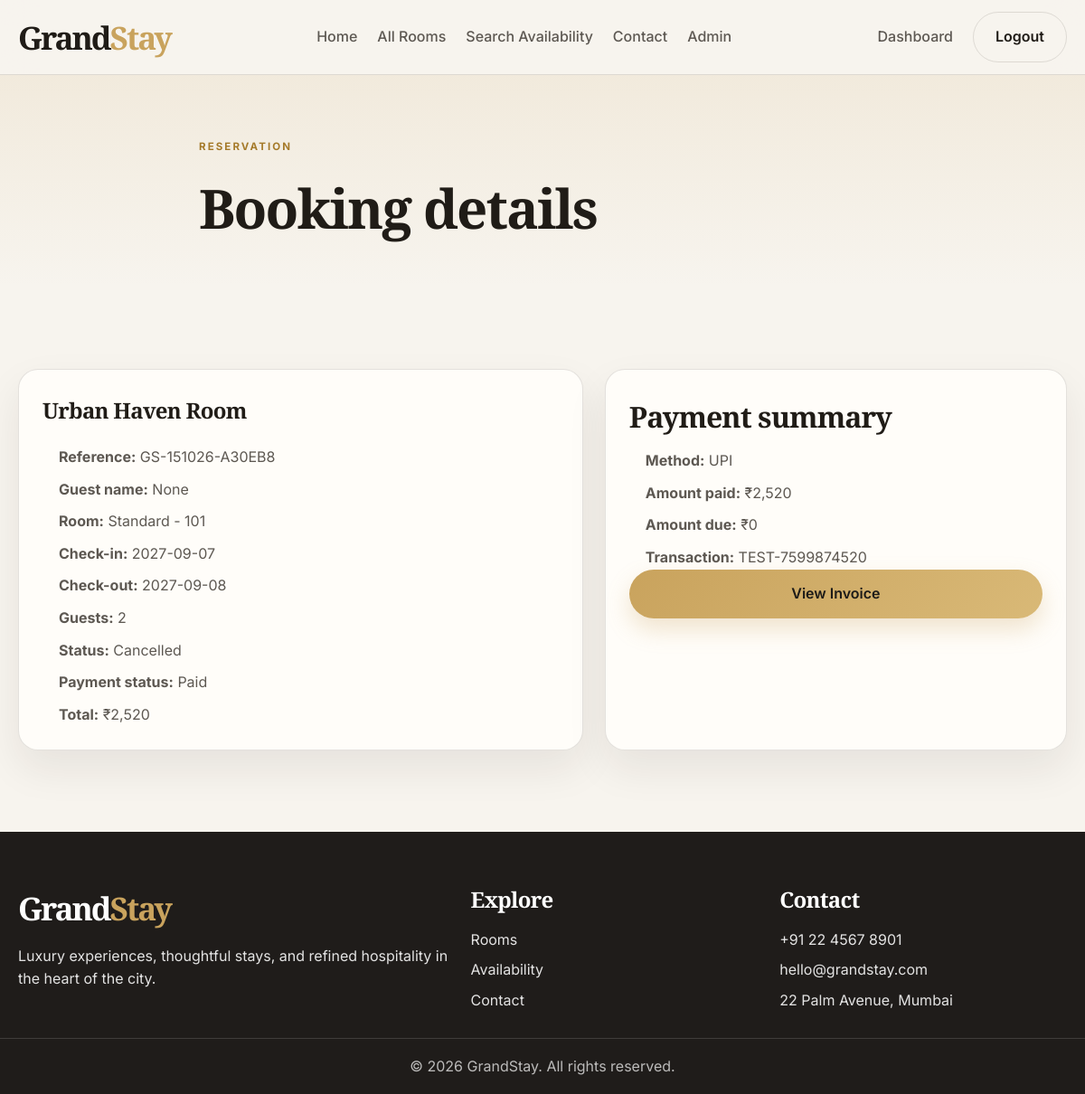
The app's page /booking/1 (signed in) with its own data.
### tables this page shows
CREATE TABLE rooms (
            id INTEGER PRIMARY KEY AUTOINCREMENT,
            room_number INTEGER NOT NULL,
            room_type TEXT NOT NULL,
            title TEXT NOT NULL,
            description TEXT NOT NULL,
            price_per_night REAL NOT NULL,
            max_guests INTEGER NOT NULL,
            bed_type TEXT,
            room_size TEXT,
            floor INTEGER,
            amenities TEXT,
            image_url TEXT,
            rating REAL DEFAULT 4.5,
            housekeeping_status TEXT DEFAULT 'Clean',
            maintenance_status TEXT DEFAULT 'Good',
            is_active INTEGER DEFAULT 1
        );

CREATE TABLE bookings (
            id INTEGER PRIMARY KEY AUTOINCREMENT,
            booking_reference TEXT NOT NULL UNIQUE,
            user_id INTEGER NOT NULL,
            room_id INTEGER NOT NULL,
            check_in TEXT NOT NULL,
            check_out TEXT NOT NULL,
            guests INTEGER NOT NULL,
            nights INTEGER NOT NULL,
            room_rate REAL NOT NULL,
            subtotal REAL NOT NULL,
            discount REAL DEFAULT 0,
            taxes REAL DEFAULT 0,
            total_amount REAL NOT NULL,
            coupon_code TEXT,
            status TEXT NOT NULL,
            payment_status TEXT NOT NULL,
            created_at TEXT DEFAULT CURRENT_TIMESTAMP,
            notes TEXT,
            cancellation_reason TEXT
        , guest_name TEXT);

CREATE TABLE payments (
            id INTEGER PRIMARY KEY AUTOINCREMENT,
            booking_id INTEGER NOT NULL,
            payment_method TEXT NOT NULL,
            amount_due REAL NOT NULL,
            amount_paid REAL NOT NULL,
            payment_status TEXT NOT NULL,
            transaction_reference TEXT,
            payment_timestamp TEXT DEFAULT CURRENT_TIMESTAMP,
            refund_status TEXT DEFAULT 'N/A',
            notes TEXT
        , proof_image TEXT);

### app.py (the view)
    def wrapper(*args, **kwargs):
        if not session.get("user_id"):
            flash("Please log in to continue.", "error")
            return redirect(url_for("login"))
        return view_func(*args, **kwargs)

### app.py (called while the page is built)
def get_db():
    if "db" not in g:
        conn = sqlite3.connect(DB_PATH)
        conn.row_factory = sqlite3.Row
        g.db = conn
    return g.db

def query_db(query, params=(), one=False):
    rows = get_db().execute(query, params).fetchall()
    if one:
        return dict(rows[0]) if rows else None
    return [dict(row) for row in rows]

def get_logged_user():
    user_id = session.get("user_id")
    if not user_id:
        return None
    return query_db("SELECT * FROM users WHERE id = ?", (user_id,), one=True)

@app.context_processor
def inject_user():
    return {"current_user": get_logged_user()}

def login_required(view_func):
    def wrapper(*args, **kwargs):
        if not session.get("user_id"):
            flash("Please log in to continue.", "error")
            return redirect(url_for("login"))
        return view_func(*args, **kwargs)
    wrapper.__name__ = view_func.__name__
    return wrapper

@app.route("/booking/<int:booking_id>")
@login_required
def booking_detail(booking_id):
    booking = query_db(
        "SELECT b.*, COALESCE(NULLIF(b.guest_name, ''), u.name) AS guest_name, r.title, r.room_number, r.room_type FROM bookings b JOIN rooms r ON r.id = b.room_id JOIN users u ON u.id = b.user_id WHERE b.id = ? AND b.user_id = ?",
        (booking_id, get_logged_user()["id"]),
        one=True,
    )
    if not booking:
        flash("Booking not found.", "error")
        return redirect(url_for("my_bookings"))
    payment = query_db("SELECT * FROM payments WHERE booking_id = ?", (booking_id,), one=True)
    return render_template("booking_detail.html", booking=booking, payment=payment)

### templates/booking_detail.html (shortened to what this page needs)
{% extends 'base.html' %}
{% block content %}
<section class="inner-banner">
    <div class="container small-container">
        <p class="eyebrow">Reservation</p>
        <h1>Booking details</h1>
    </div>
</section>
<section class="section">
    <div class="container detail-wrapper">
        <div class="detail-panel large-panel">
            <h2>{{ booking.title }}</h2>
            <ul class="compact-list">
                <li><strong>Reference:</strong> {{ booking.booking_reference }}</li>
                <li><strong>Guest name:</strong> {{ booking.guest_name }}</li>
                <li><strong>Room:</strong> {{ booking.room_type }} - {{ booking.room_number }}</li>
                <li><strong>Check-in:</strong> {{ booking.check_in }}</li>
                <li><strong>Check-out:</strong> {{ booking.check_out }}</li>
                <li><strong>Guests:</strong> {{ booking.guests }}</li>
                <li><strong>Status:</strong> {{ booking.status }}</li>
                <li><strong>Payment status:</strong> {{ booking.payment_status }}</li>
                <li><strong>Total:</strong> ₹{{ '{:,.0f}'.format(booking.total_amount) }}</li>
            </ul>
        </div>
        <div class="detail-panel">
            <h3>Payment summary</h3>
            <ul class="compact-list">
                <li><strong>Method:</strong> {{ payment.payment_method if payment else 'N/A' }}</li>
                <li><strong>Amount paid:</strong> ₹{{ '{:,.0f}'.format(payment.amount_paid if payment else 0) }}</li>
                <li><strong>Amount due:</strong> ₹{{ '{:,.0f}'.format(payment.amount_due if payment else 0) }}</li>
                <li><strong>Transaction:</strong> {{ payment.transaction_reference if payment else 'N/A' }}</li>
            </ul>
            <a href="{{ url_for('invoice', booking_id=booking.id) }}" class="btn btn-primary full-width">View Invoice</a>
        </div>
    </div>
</section>
{% endblock %}

### static/css/style.css (style rules this page uses)
* { box-sizing: border-box; }
:root { --bg: #f7f4ee; --panel: #fffdf9; --panel-alt: #f3efe7; --text: #201c17; --muted: #5d5852; --gold: #c9a35d; --gold-deep: #a57a2a; --dark: #1d1b18; --border: rgba(32, 28, 23, 0.12); --success: #1d7a4d; --error: #b64545; --shadow: 0 20px 45px rgba(32, 28, 23, 0.08); }
html { scroll-behavior: smooth; }
body { margin: 0; font-family: 'Inter', sans-serif; background: var(--bg); color: var(--text); line-height: 1.6; }
a { text-decoration: none; color: inherit; }
p, h1, h2, h3, h4 { margin-top: 0; }
h1, h2, h3, h4, .brand { font-family: 'Cormorant Garamond', serif; font-weight: 700; letter-spacing: -0.03em; }
.container { width: min(1180px, calc(100% - 40px)); margin: 0 auto; }
.small-container { width: min(760px, calc(100% - 40px)); margin: 0 auto; }
.eyebrow { text-transform: uppercase; letter-spacing: 0.18em; font-size: 0.72rem; color: var(--gold-deep); font-weight: 700; margin-bottom: 0.65rem; }
.btn { display: inline-flex; align-items: center; justify-content: center; border: none; border-radius: 999px; padding: 0.9rem 1.5rem; font-weight: 600; cursor: pointer; transition: transform 0.2s ease, box-shadow 0.2s ease, background 0.2s ease; }
.btn-primary { background: linear-gradient(135deg, var(--gold), #d9b977); color: #1d1b18; box-shadow: 0 12px 26px rgba(201, 163, 93, 0.28); }
.full-width { width: 100%; }
.section { padding: 90px 0; }
.intro, .inner-banner { padding-top: 70px; padding-bottom: 24px; }
.room-card, .feature-item, .reason-card, .testimonial-card, .info-card, .detail-panel, .stat-card, .auth-panel, .booking-card-form, .summary-box, .invoice-box, .empty-state { background: var(--panel); border: 1px solid var(--border); border-radius: 22px; box-shadow: var(--shadow); }
.room-body h3, .detail-panel h3, .summary-box h3, .info-card h3, .booking-row h3 { font-size: 2rem; margin-bottom: 0.7rem; }
.room-body p, .reason-card p, .feature-item p, .testimonial-card p, .review-item p, .contact-layout p, .compact-list li, .auth-panel p, .detail-panel p, .booking-row p { color: var(--muted); }
.feature-item, .reason-card, .testimonial-card, .info-card, .detail-panel, .stat-card, .auth-panel, .summary-box, .invoice-box, .empty-state { padding: 26px; }
.inner-banner { background: linear-gradient(180deg, rgba(201, 163, 93, 0.12), rgba(247, 244, 238, 0)); padding-bottom: 40px; }
.inner-banner h1 { font-size: clamp(2.8rem, 5vw, 4.3rem); margin: 0; }
.room-spec-grid, .contact-layout, .review-layout, .payment-layout, .detail-wrapper { display: grid; grid-template-columns: 1.1fr 0.9fr; gap: 24px; }
.check-list, .compact-list { list-style: none; padding: 0; margin: 0; display: grid; gap: 10px; }
.check-list li, .compact-list li { position: relative; padding-left: 18px; }
.booking-card-form, .detail-panel { width: 100%; }

### records on screen
rooms: title "Urban Haven Room", room_type "Standard", room_number "101"
bookings: booking_reference "GS-151026-A30EB8", check_in "2027-09-07", check_out "2027-09-08", guests "2", status "Cancelled", payment_status "Paid", total_amount "2,520"
payments: payment_method "UPI", amount_paid "2,520", amount_due "0", transaction_reference "TEST-7599874520"

### other values on screen
{{ booking.guest_name }} "None"
